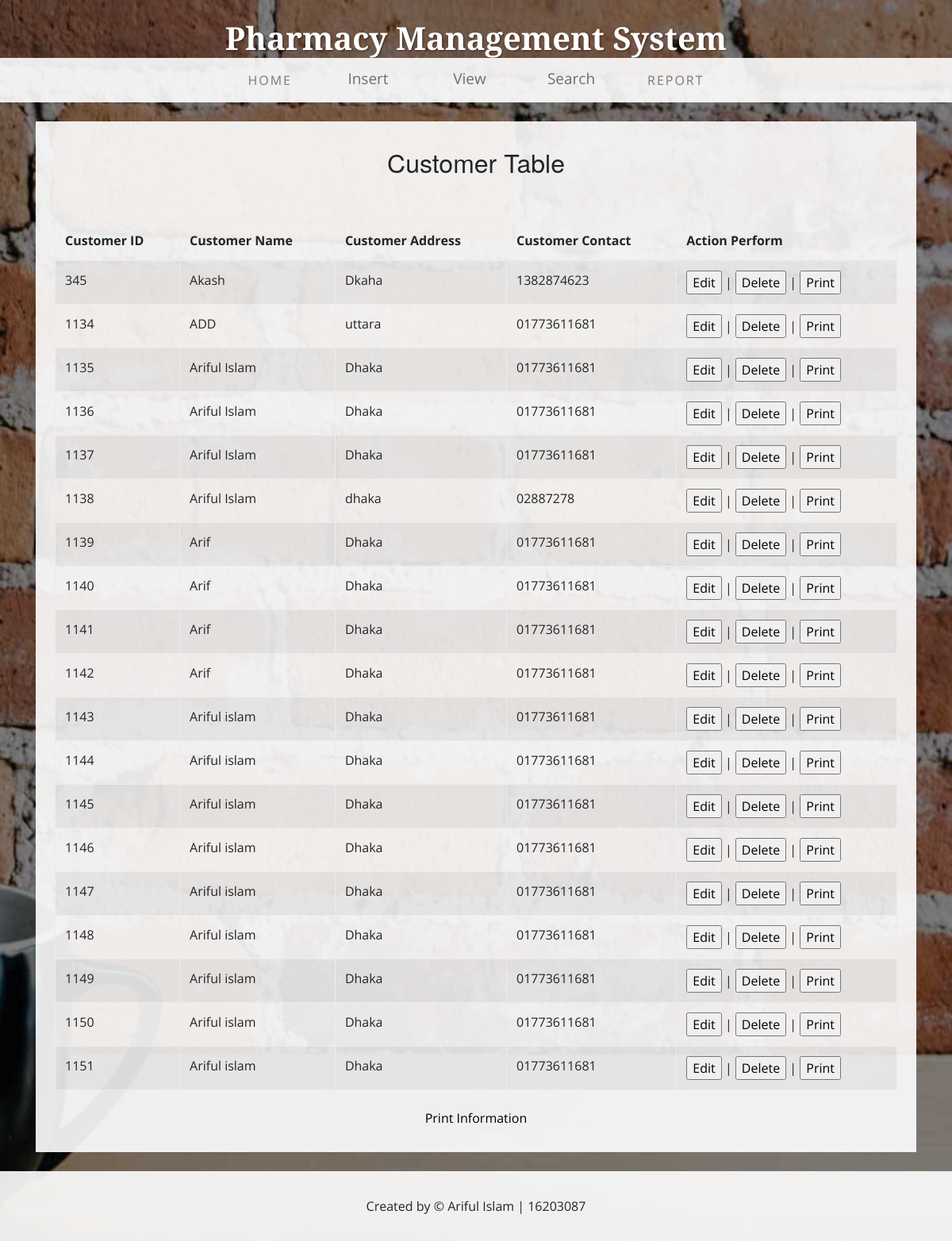
/customer_view.php, run on the app's committed database.
### tables this page shows
CREATE TABLE `tb_customer` (
  `customer_id` int(10) NOT NULL,
  `customer_name` varchar(15) NOT NULL,
  `customer_phone_no` varchar(15) NOT NULL,
  `customer_address` text NOT NULL
);

### customer_view.php (the view, shortened to what this page needs)
<!DOCTYPE html>
<html lang="en">
  <head>
  <?php
      $username = "root";
      $password = "";
      $host = "localhost";
      $connector = mysqli_connect($host,$username,$password)
          or die("Unable to connect");
      $result = mysqli_query($connector,"SELECT * FROM tb_customer ");
      ?>
    <link href="css/bootstrap.css" rel="stylesheet">
    <link href="css/business-casual.css" rel="stylesheet">
  </head>
  <body>
    <div class="tagline-upper text-center text-heading text-shadow text-white mt-5 d-none d-lg-block">Pharmacy Management System</div>
    <nav class="navbar navbar-expand-lg navbar-light bg-faded py-lg-4">
      <div class="container">
        <div class="collapse navbar-collapse" id="navbarResponsive">
          <ul class="navbar-nav mx-auto">
            <li class="nav-item  px-lg-4">
              <a class="nav-link text-uppercase text-expanded" href="index.php">Home
              </a>
            </li>
            <li class="nav-item px-lg-4 active">
              <ul class="navigation">
					<a class="main" href="insert.php">Insert</a>
				</ul>
            </li>
                        <li class="nav-item px-lg-4">
              <ul class="navigation">
					<a class="main" href="#">View</a>
				</ul>
            </li>
            <li class="nav-item px-lg-4">
              <ul class="navigation">
					<a class="main" href="#">Search</a>
				</ul>
            </li>
			<li class="nav-item px-lg-4">
              <a class="nav-link text-uppercase text-expanded" href="invoice.php">Report</a>
            </li>
          </ul>
        </div>
      </div>
    </nav>
    <div class="container"id="div-id-name">
		<div class="bg-faded p-4 my-4">
        <div class="panel panel-primary Myback">
            <div class="panel-heading panel-head"><h2><center>Customer Table</center></h2></div>
            <div class="panel-body">
                <table class="table table-bordered table-striped">
                    <thead>
                        <tr>
                            <th>Customer ID</th>
                            <th>Customer Name</th>
                            <th>Customer Address</th>
                            <th>Customer Contact</th>
                            <th>Action Perform</th>
                        </tr>
                    </thead>
                    <tbody>
		<?php
          while( $row = mysqli_fetch_array( $result ) ){
            echo
            "<tr>
              <td id='a".$row['customer_id']."'>{$row['customer_id']}</td>
              <td id='b".$row['customer_id']."'>{$row['customer_name']}</td>
              <td id='c".$row['customer_id']."'>{$row['customer_address']}</td>
              <td id='d".$row['customer_id']."'>{$row['customer_phone_no']}</td>
			<td>
				<form action='' method='GET'>
					<input type='submit' name=".$row['customer_id']." value='Edit'> |
					<input type='submit' name='delete".$row['customer_id']."' value='Delete' onClick=\"return confirm('Are you sure you want to delete?')\"> |
					<input type='submit' name='print".$row['customer_id']."' value='Print'>
				</form>
			</td>
            </tr>\n";
		  }
        ?>
                    </tbody>
                </table>
				<center><a href="companyprint.php"><button class="btn btn-default">Print Information</button></a></center>
            </div>
        </div>
        </div>
      </div>
    <footer class="bg-faded text-center py-5">
      <div class="container">
        <p class="m-0">Created by &copy; Ariful Islam | 16203087</p>
      </div>
    </footer>
  </body>
</html>

### css/business-casual.css (style rules this page uses)
body { font-family: "Open Sans", Helvetica, Arial, sans-serif; background: url('../img/bg.jpg') no-repeat center center fixed; -webkit-background-size: cover; -moz-background-size: cover; background-size: cover; -o-background-size: cover; }
h1, h2, h3, h4, h5, h6, .text-heading { font-family: "Josefin Slab", "Helvetica Neue", Helvetica, Arial, sans-serif; }
.tagline-upper { font-size: 2.5rem; font-weight: 700; line-height: 0; margin-bottom: 25px; }
.text-expanded { letter-spacing: 2px; }
.text-shadow { text-shadow: 1px 1px 2px rgba(0, 0, 0, 0.5); }
.bg-faded { background-color: rgba(255, 255, 255, 0.9); }
.navigation { list-style: none; padding: 0; width: 80px; height: 40px; }
.navigation, .navigation a.main { border-radius: 4px; -webkit-border-radius: 4px; -moz-border-radius: 4px; }
.navigation a.main { display: block; height: 40px; font: 19px/37px "Open Sans", Helvetica, Arial, sans-serif; text-align: center; text-decoration: none; color: #6E6E6E; -webkit-transition: 0.2s ease-in-out; -o-transition: 0.2s ease-in-out; transition: 0.2s ease-in-out; }
.Myback { margin-top:10px; }
.nav-item { z-index:10; }

### data on the page
tb_customer: customer_id "345", customer_name "Akash", customer_address "Dkaha", customer_phone_no "1382874623"
tb_customer: customer_id "1134", customer_name "ADD", customer_address "uttara", customer_phone_no "01773611681"
tb_customer: customer_id "1135", customer_name "Ariful Islam", customer_address "Dhaka", customer_phone_no "01773611681"
tb_customer: customer_id "1136", customer_name "Ariful Islam", customer_address "Dhaka", customer_phone_no "01773611681"
tb_customer: customer_id "1137", customer_name "Ariful Islam", customer_address "Dhaka", customer_phone_no "01773611681"
tb_customer: customer_id "1138", customer_name "Ariful Islam", customer_address "dhaka", customer_phone_no "02887278"
tb_customer: customer_id "1139", customer_name "Arif", customer_address "Dhaka", customer_phone_no "01773611681"
tb_customer: customer_id "1140", customer_name "Arif", customer_address "Dhaka", customer_phone_no "01773611681"
tb_customer: customer_id "1141", customer_name "Arif", customer_address "Dhaka", customer_phone_no "01773611681"
tb_customer: customer_id "1142", customer_name "Arif", customer_address "Dhaka", customer_phone_no "01773611681"
tb_customer: customer_id "1143", customer_name "Ariful islam", customer_address "Dhaka", customer_phone_no "01773611681"
tb_customer: customer_id "1144", customer_name "Ariful islam", customer_address "Dhaka", customer_phone_no "01773611681"
tb_customer: customer_id "1145", customer_name "Ariful islam", customer_address "Dhaka", customer_phone_no "01773611681"
tb_customer: customer_id "1146", customer_name "Ariful islam", customer_address "Dhaka", customer_phone_no "01773611681"
tb_customer: customer_id "1147", customer_name "Ariful islam", customer_address "Dhaka", customer_phone_no "01773611681"
tb_customer: customer_id "1148", customer_name "Ariful islam", customer_address "Dhaka", customer_phone_no "01773611681"
tb_customer: customer_id "1149", customer_name "Ariful islam", customer_address "Dhaka", customer_phone_no "01773611681"
tb_customer: customer_id "1150", customer_name "Ariful islam", customer_address "Dhaka", customer_phone_no "01773611681"
tb_customer: customer_id "1151", customer_name "Ariful islam", customer_address "Dhaka", customer_phone_no "01773611681"
